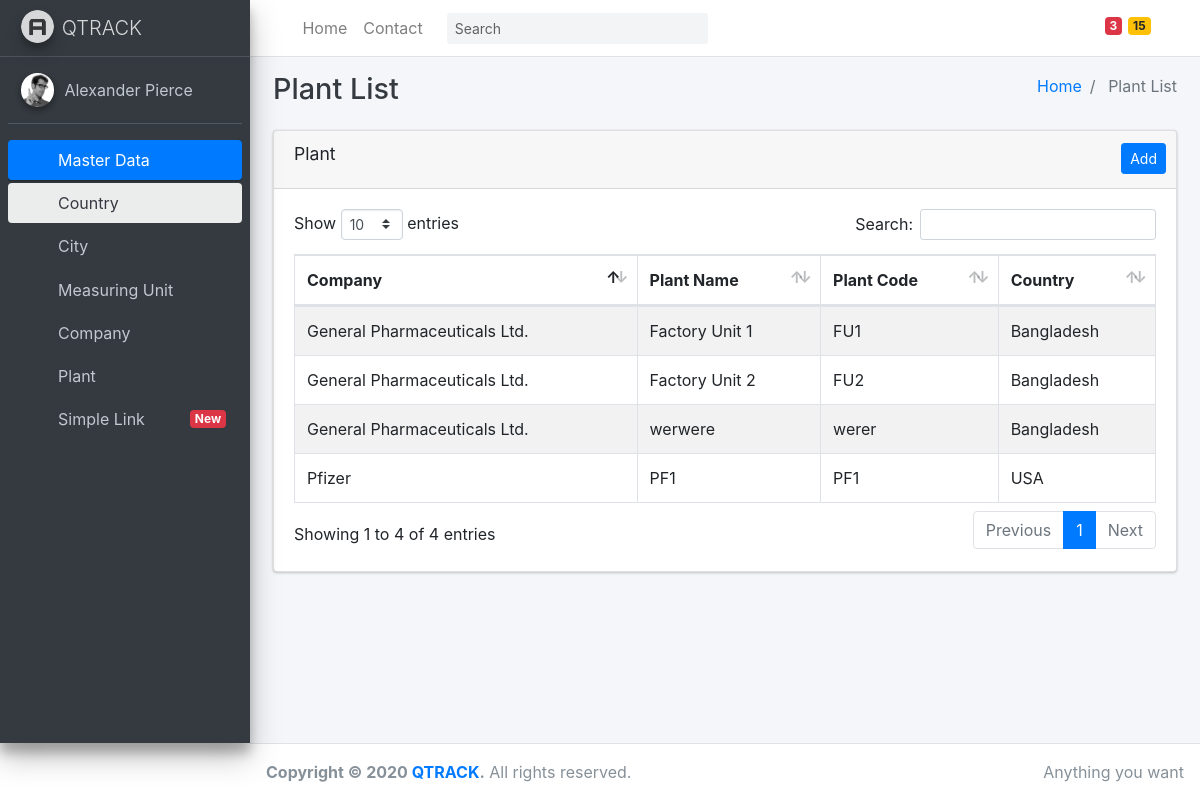
Page /master_data/master_data/plant on the committed database.
### master_data/models.py (models this page shows, shortened)
class Plant(models.Model):
    company = models.ForeignKey(Company, on_delete=models.SET_NULL, null=True)
    plant_name = models.CharField(max_length=30, null=False)
    plant_code = models.CharField(max_length=30, null=False)
    country = models.ForeignKey(Country, on_delete=models.SET_NULL, null=True)

class Company(models.Model):
    company_name = models.CharField(max_length=100, null=False)
    company_code = models.CharField(max_length=30, null=False)
    country = models.ForeignKey(Country, on_delete=models.CASCADE, null=False)
    def __str__(self):
        return self.company_name

class Country(models.Model):
    country_name = models.CharField(max_length=100, unique=True)
    def __str__(self):
        return self.country_name

### master_data/views.py (the view)
# urls.py: path('master_data/plant', plant, name='plant'),
def plant(request):
    plant = Plant.objects.all()
    context = {'country': country,
               'company': company,
               'plant': plant
               }
    return render(request, 'master_data/plant/plant_list.html', context)

### master_data/templates/master_data/plant/plant_list.html (shortened to what this page needs)
{% extends 'index.html' %}
        {% load static %}
    {% block navbar %}
     {% include 'navbar.html' %}
    {% endblock %}
    {% block sidebar %}
     {% include 'sidebar.html' %}
    {% endblock %}
         {% block content_header_title %}
            Plant List
         {% endblock %}
         {% block content_header_breadcrumb %}
             Plant List
         {% endblock %}
  {% block content %}
    <section class="content">
      <div class="container-fluid">
        <div class="row">
          <div class="col-12">
            <div class="card">
              <div class="card-header">
                <h3 class="card-title">Plant</h3>
                 <div class="card-tools center"><a href="{% url 'plant_add' %}" class="btn btn-primary btn-sm" >Add</a></div>
              </div>
              <div class="card-body">
                <table id="example1" class="table table-bordered table-striped">
                  <thead>
                  <tr>
                    <th>Company</th>
                    <th>Plant Name</th>
                    <th>Plant Code</th>
                    <th>Country</th>
                  </tr>
                  </thead>
                  <tbody>
                  {% for c in plant %}
                  <tr>
                    <td>{{c.company}}</td>
                    <td>{{c.plant_name}}</td>
                    <td>{{c.plant_code}}</td>
                    <td>{{c.country}}</td>
                  </tr>
                  {% endfor%}
                  </tbody>
                </table>
              </div>
            </div>
          </div>
        </div>
      </div>
    </section>
  </div>
{% endblock %}
  {% block footer %}
            {% include 'footer.html' %}
  {% endblock %}

### rows in the picture
Plant: company "General Pharmaceuticals Ltd.", plant_name "Factory Unit 1", plant_code "FU1", country "Bangladesh"
Plant: company "General Pharmaceuticals Ltd.", plant_name "Factory Unit 2", plant_code "FU2", country "Bangladesh"
Plant: company "Pfizer", plant_name "PF1", plant_code "PF1", country "USA"
Plant: company "General Pharmaceuticals Ltd.", plant_name "werwere", plant_code "werer", country "Bangladesh"
